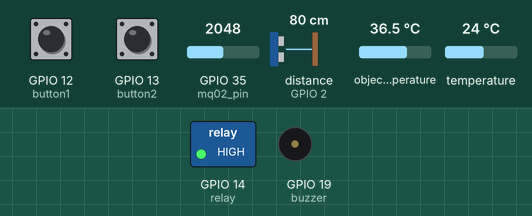
Simulated run of this sketch. Board: ESP32. On the bench: switched loads named in the sketch (green lamp = pin HIGH), buzzer (waves = sounding, pin HIGH). Wiring (inferred from the names in the program): ultrasonic range finder: trigger GPIO 15; echo GPIO 2; I2C bus: SDA GPIO 21; SCL GPIO 22; MLX90614 thermometer at I2C address 0x5A. Inputs (shaded band) come from the test bench; at power-on: GPIO 12 (button1) HIGH, GPIO 13 (button2) HIGH, GPIO 35 (mq02_pin) = 2048, distance to the obstacle (sensor on GPIO 2) 80 cm, object temperature 36.5 °C, temperature 24 °C. The echo pulse lasts 58.3 µs per cm; WiFi joins after 1.5 s; servers stay silent unless stated; pins used as bus, display or sensor lines are not drawn; what the sketch prints to the serial monitor is not drawn.

Above: at 10.4 s.
10.5 s: GPIO 12 (button1) pulled LOW for 1 s
At 12.2 s:
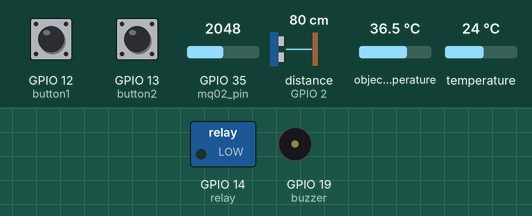
13.0 s: GPIO 12 (button1) pulled LOW for 3.2 s
At 14.5 s:
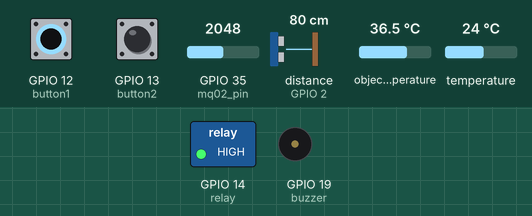
Timing chart, 0 to 16.0 s (numbered marks = the images above; inputs shaded):
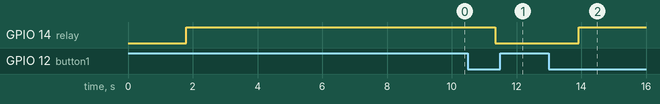

Measured:
- after the input at 10.5 s, GPIO 14 (relay): HIGH → LOW after 0.85 s
- after the input at 13.0 s, GPIO 14 (relay): LOW → HIGH after 0.93 s

The sketch:

DATN.ino
```cpp
#include <WiFi.h>
#include <WiFiClient.h>
#include <BlynkSimpleEsp32.h>
#include "Ultrasonic.h"
#include "MQ02.h"
#include "MLX90614.h"

#define BLYNK_TEMPLATE_ID "TMPL6LPDF7nIH"
#define BLYNK_TEMPLATE_NAME "WARNING"
#define BLYNK_AUTH_TOKEN "1BqZKZUc4WBQPTNfwpuWyr_z2d7hl9lO"
#define BLYNK_PRINT Serial

char auth[] = BLYNK_AUTH_TOKEN;
char ssid[] = "hongphuong";
char pass[] = "abcde123";

#define Chedo               V0
#define Nongdokhoi          V1
#define Nguongcanhbaokhoi   V2
#define Thoigiancanhbao     V3
#define Dieukhienbep        V4

#define echo_pin 2
#define trigger_pin 15

#define mq02_pin 35

#define sda_pin 21
#define scl_pin 22

#define buzzer 19

#define button1 12
#define button2 13

#define relay 14

#define MAX_DISTANCE 30

bool detectPeople;
bool isTurningOn;

unsigned long startTimer = 0;
unsigned long warningTimer = 0;
bool startWarning = false;
bool smokeWarning = false;

unsigned long distanceTimer = 0;
bool distanceStart = false;

int nguongcanhbao = 15000;
int thoigiancanhbao = 1;

bool stateButton1 = HIGH;
bool relayMode = 0;
bool relayState = 0;

bool stateButton2 = HIGH;
bool runMode = 1;
bool canhbaoState = 1;

int count = 0;

Ultrasonic Ultrasonic(trigger_pin, echo_pin);
MQ02 MQ02(mq02_pin);
MLX90614 MLX90614(sda_pin, scl_pin);

void setup() {
  Serial.begin(9600);

  WiFi.begin(ssid, pass);
  while (WiFi.status() != WL_CONNECTED) {
    count += 1;
    delay(500);
    Serial.print(".");
    if(count >= 20) break;
  }
  if(WiFi.status() == WL_CONNECTED){
    Blynk.begin(auth, ssid, pass);
    Serial.println("\nWiFi connected");
    Serial.println("IP address: ");
    Serial.println(WiFi.localIP());
  }

  pinMode(buzzer, OUTPUT);
  digitalWrite(buzzer, LOW);

  pinMode(button1, INPUT_PULLUP);
  pinMode(button2, INPUT_PULLUP);

  pinMode(relay, OUTPUT);
  digitalWrite(relay, HIGH);
}

void loop() {
  Blynk.run();

  checkButton1();
  checkButton2();

  float distance = Ultrasonic.distanceRead();
  float smokeLevel = MQ02.mq02ValueRead();
  float tempObject = MLX90614.tempObjectRead();
  float tempAmbient = MLX90614.tempAmbientRead();

  Serial.print("Khoang cach giua nguoi va bep: ");
  Serial.print(distance);
  Serial.println(" cm");

  Serial.print("Nong do khoi: ");
  Serial.print(smokeLevel);
  Serial.println(" ppm");

  Serial.print("Nguong canh bao khoi: ");
  Serial.print(nguongcanhbao);
  Serial.println(" ppm");

  Serial.print("Thoi gian canh bao: ");
  Serial.print(thoigiancanhbao);
  Serial.println(" phut");

  Serial.print("Nhiet do mat bep: ");
  Serial.print(tempObject);
  Serial.println(" do C");

  Serial.print("Nhiet do moi truong: ");
  Serial.print(tempAmbient);
  Serial.println(" do C");
  Serial.println("");

  // Gửi giá trị tới Blynk
  Blynk.virtualWrite(Nongdokhoi, smokeLevel);
  Blynk.virtualWrite(Thoigiancanhbao, thoigiancanhbao);
  Blynk.virtualWrite(Nguongcanhbaokhoi, nguongcanhbao);

  checkButton1();
  checkButton2();

  if(runMode == 1){
    unsigned long currentTime = millis();
    if (distance < MAX_DISTANCE) {
      if (!distanceStart) {
        distanceStart = true;
        distanceTimer = currentTime;
      } else if (currentTime - distanceTimer >= 2000) {
        detectPeople = true;
        Serial.println("Co nguoi o bep.");
        distanceStart = false;
      }
    } else {
      distanceStart = false;
      detectPeople = false;
      Serial.println("Khong co nguoi o bep !!!");
    }

    if((tempObject - tempAmbient) > 5){
      isTurningOn = true;
      Serial.println("Bep dang bat !!!");
    }else{
      isTurningOn = false;
      Serial.println("Bep dang khong bat !!!");
    }

    checkButton1();
    checkButton2();

    if (isTurningOn && !detectPeople) {
      if (startTimer == 0) {
        startTimer = millis();
      }
      currentTime = millis();
      if (currentTime - startTimer >= (thoigiancanhbao*60000) && !startWarning) {
        digitalWrite(buzzer, HIGH);
        Serial.println("CANHBAO: Da khong phat hien nguoi trong " + String(thoigiancanhbao) +  " phut !");
        Blynk.logEvent("warning", String("Cảnh báo! Bếp vẫn bật mà không có người giám sát. Tự động tắt bếp sau 1 phút !!!"));
        startWarning = true;
        warningTimer = millis();
      }
      currentTime = millis();
      if (currentTime - warningTimer >= 30000 && startWarning) {
        digitalWrite(relay, LOW);
        Blynk.virtualWrite(Dieukhienbep, LOW);
        Serial.println("CANHBAO: Da khong phat hien nguoi trong " + String(thoigiancanhbao + 1) + " phut !");
        Blynk.logEvent("warning", String("Cảnh báo! Bếp vẫn bật mà không có người giám sát quá thời gian cho phép. Hệ thống tự động tắt bếp !!!"));
        Serial.println("Da tat bep !!!");
        digitalWrite(buzzer, LOW);
      }
    } else {
      startTimer = 0;
      startWarning = false;
      digitalWrite(buzzer, LOW);
    }

    checkButton1();
    checkButton2();

    if (smokeLevel > nguongcanhbao && !detectPeople) {
      digitalWrite(buzzer, HIGH);
      smokeWarning = true;
      Serial.println("CANHBAO: Nong do khoi vuot qua muc cho phep !!!");
      Blynk.logEvent("warning", String("Cảnh báo! Nồng độ khói = " + String(smokeLevel) + " ppm vượt quá ngưỡng cho phép!"));
    } else {
      if (!startWarning) {
        digitalWrite(buzzer, LOW);
      }
    }

    if(tempAmbient >= 50){
      digitalWrite(buzzer, HIGH);
      Serial.println("CANHBAO: Nhiet do vuot qua muc cho phep !!!");
      Blynk.logEvent("warning", String("Cảnh báo! Nhiệt độ = " + String(tempAmbient) + " độ C vượt quá ngưỡng cho phép!"));
    }else{
      if(!startWarning && !smokeWarning){
        digitalWrite(buzzer, LOW);
      }
    }


  } else{
    startTimer = 0;
    startWarning = false;
    smokeWarning = false;
    digitalWrite(buzzer, LOW);
  }
  checkButton1();
  checkButton2();
  delay(1000);
}

void checkButton1() {
  if (digitalRead(button1) == LOW) {
    if (stateButton1 == HIGH) {
      stateButton1 = LOW;
      relayMode = !relayMode;
      Blynk.virtualWrite(Dieukhienbep, relayMode);
      digitalWrite(relay, !digitalRead(relay));
      delay(200);
    }
  } else {
    stateButton1 = HIGH;
  }
}

void checkButton2() {
  if(digitalRead(button2) == LOW){
    if(stateButton2 == HIGH){
      stateButton2 = LOW;
      runMode = !runMode;
      Blynk.virtualWrite(Chedo,runMode);
      delay(200);
    }
  }else{
    stateButton2 = HIGH;
  }
}

BLYNK_WRITE(Chedo){
  runMode = param.asInt();
}

BLYNK_WRITE(Nguongcanhbaokhoi){
  nguongcanhbao = param.asInt();
}

BLYNK_WRITE(Thoigiancanhbao){
  thoigiancanhbao = param.asInt();
}

BLYNK_WRITE(Dieukhienbep){
  relayMode = param.asInt();
  digitalWrite(relay, relayMode);
}
```

MLX90614.cpp
```cpp
#include "MLX90614.h"

MLX90614::MLX90614(int SDA_Pin, int SCL_Pin){
  _SDA_Pin = SDA_Pin;
  _SCL_Pin = SCL_Pin;

  pinMode(_SDA_Pin, OUTPUT);
  pinMode(_SCL_Pin, OUTPUT);
}

void MLX90614::i2c_start(){
  digitalWrite(_SDA_Pin, HIGH);
  digitalWrite(_SCL_Pin, HIGH);
  delayMicroseconds(5);
  digitalWrite(_SDA_Pin, LOW);
  delayMicroseconds(5);
  digitalWrite(_SCL_Pin, LOW);
  delayMicroseconds(5);
}

void MLX90614::i2c_stop(){
  digitalWrite(_SDA_Pin, LOW);
  digitalWrite(_SCL_Pin, LOW);
  delayMicroseconds(5);
  digitalWrite(_SCL_Pin, HIGH);
  delayMicroseconds(5);
  digitalWrite(_SDA_Pin, HIGH);
  delayMicroseconds(5);
}

void MLX90614::i2c_write(uint8_t data) {
  for (int i = 0; i < 8; i++) {
    digitalWrite(_SDA_Pin, (data & 0x80) ? HIGH : LOW);
    digitalWrite(_SCL_Pin, HIGH);
    delayMicroseconds(5);
    digitalWrite(_SCL_Pin, LOW);
    delayMicroseconds(5);
    data <<= 1;
  }
  pinMode(_SDA_Pin, INPUT);
  digitalWrite(_SCL_Pin, HIGH);
  delayMicroseconds(5);
  digitalWrite(_SCL_Pin, LOW);
  delayMicroseconds(5);
  pinMode(_SDA_Pin, OUTPUT);
}

uint8_t MLX90614::i2c_read(bool ack) {
  uint8_t data = 0;
  pinMode(_SDA_Pin, INPUT);
  for (int i = 0; i < 8; i++) {
    data <<= 1;
    digitalWrite(_SCL_Pin, HIGH);
    delayMicroseconds(5);
    if (digitalRead(_SDA_Pin)) {
      data |= 0x01;
    }
    digitalWrite(_SCL_Pin, LOW);
    delayMicroseconds(5);
  }
  pinMode(_SDA_Pin, OUTPUT);
  digitalWrite(_SDA_Pin, ack ? LOW : HIGH);
  digitalWrite(_SCL_Pin, HIGH);
  delayMicroseconds(5);
  digitalWrite(_SCL_Pin, LOW);
  delayMicroseconds(5);
  digitalWrite(_SDA_Pin, HIGH); // Release the line
  return data;
}

float MLX90614::tempObjectRead() {
  i2c_start();
  i2c_write(MLX90614_I2CADDR << 1); // Địa chỉ thiết bị và bit ghi
  i2c_write(MLX90614_TOBJ1); // Địa chỉ thanh ghi nhiệt độ đối tượng
  i2c_start();
  i2c_write((MLX90614_I2CADDR << 1) | 0x01); // Địa chỉ thiết bị và bit đọc
  uint8_t lsb = i2c_read(true);
  uint8_t msb = i2c_read(true);
  uint8_t pec = i2c_read(false);
  i2c_stop();

  float temp = ((msb << 8) | lsb) * 0.02 - 273.15;
  return temp;
}

float MLX90614::tempAmbientRead() {
  i2c_start();
  i2c_write(MLX90614_I2CADDR << 1); // Địa chỉ thiết bị và bit ghi
  i2c_write(MLX90614_TA); // Địa chỉ thanh ghi nhiệt độ môi trường
  i2c_start();
  i2c_write((MLX90614_I2CADDR << 1) | 0x01); // Địa chỉ thiết bị và bit đọc
  uint8_t lsb = i2c_read(true);
  uint8_t msb = i2c_read(true);
  uint8_t pec = i2c_read(false);
  i2c_stop();

  float temp = ((msb << 8) | lsb) * 0.02 - 273.15;
  return temp;
}
```

MLX90614.h
```cpp
#ifndef MLX90614_H
#define MLX90614_H

#include <Arduino.h>

// Định nghĩa địa chỉ I2C của cảm biến
#define MLX90614_I2CADDR 0x5A
// Định nghĩa các thanh ghi của cảm biến
#define MLX90614_TA 0x06
#define MLX90614_TOBJ1 0x07

class MLX90614 {
  public:
    // Constructor
    MLX90614(int SDA_Pin, int SCL_Pin);

    float tempObjectRead();
    float tempAmbientRead();

  private:
    int _SDA_Pin;
    int _SCL_Pin;

    void i2c_start();
    void i2c_stop();
    void i2c_write(uint8_t data);
    uint8_t i2c_read(bool ack);
};

#endif
```

MQ02.cpp
```cpp
#include "MQ02.h"

MQ02::MQ02(int Analog_Pin){
  _Analog_Pin = Analog_Pin;

  pinMode(_Analog_Pin, INPUT);
}

float MQ02::mq02ValueRead() {
  int value = analogRead(_Analog_Pin);
  // float voltage = value * (5.0 / 4095.0); // Chuyển đổi giá trị đọc được thành điện áp
  // float Rs = ((5.0 * 10.0) / voltage) - 10.0; // Tính toán điện trở của cảm biến

  // // Tính toán tỷ lệ Rs/R0
  // float ratio = Rs / 10.0;

  // // Sử dụng đồ thị đặc tính để chuyển đổi Rs/R0 thành nồng độ khói (ppm)
  // // Giá trị m và b từ đồ thị đặc tính của cảm biến cho khói
  // float b = 3; // Thay đổi tùy theo đặc tính của cảm biến
  // float m = -1; // Thay đổi tùy theo đặc tính của cảm biến
  // float ppm = b*pow(ratio, m);

  int ppm;
  //Serial.println(value);
  if(value < 2200){
    ppm = map(value, 0, 2200, 1, 300);
  }
  else if(value > 2200 && value < 3000){
    ppm = map(value, 2200, 3000, 350, 5000);
  }
  else{
    ppm = map(value, 3000, 4094, 5000, 12000);
  }

  return ppm;
}
```

MQ02.h
```cpp
#ifndef MQ02_H
#define MQ02_H

#include <Arduino.h>

class MQ02 {
  public:
    // Constructor
    MQ02(int Analog_Pin);
    float mq02ValueRead();

  private:
    int _Analog_Pin;
};
#endif
```

Ultrasonic.cpp
```cpp
#include "Ultrasonic.h"

Ultrasonic::Ultrasonic(uint8_t triggerPin, uint8_t echoPin) {
    _triggerPin = triggerPin;
    _echoPin = echoPin;

    pinMode(_triggerPin, OUTPUT);
    pinMode(_echoPin, INPUT);
}

float Ultrasonic::distanceRead() {
    // Clear the trigger pin
    digitalWrite(_triggerPin, LOW);
    delayMicroseconds(2);

    // Set the trigger pin to HIGH for 10 microseconds
    digitalWrite(_triggerPin, HIGH);
    delayMicroseconds(10);
    digitalWrite(_triggerPin, LOW);

    // Read the echo pin
    unsigned long duration = pulseIn(_echoPin, HIGH);

    // Calculate the distance in cm
    float distance = (duration * 0.0343) / 2;

    return distance;
}
```

Ultrasonic.h
```cpp
#ifndef ULTRASONIC_H
#define ULTRASONIC_H

#include <Arduino.h>

class Ultrasonic {
public:
    Ultrasonic(uint8_t triggerPin, uint8_t echoPin);  // Constructor to initialize the Ultrasonic object with specified pins                                // Initialize the pins
    float distanceRead();                             // Method to read the distance from the Ultrasonic sensor

private:
    uint8_t _triggerPin;  // Pin where the trigger is connected
    uint8_t _echoPin;     // Pin where the echo is connected
};

#endif
```
